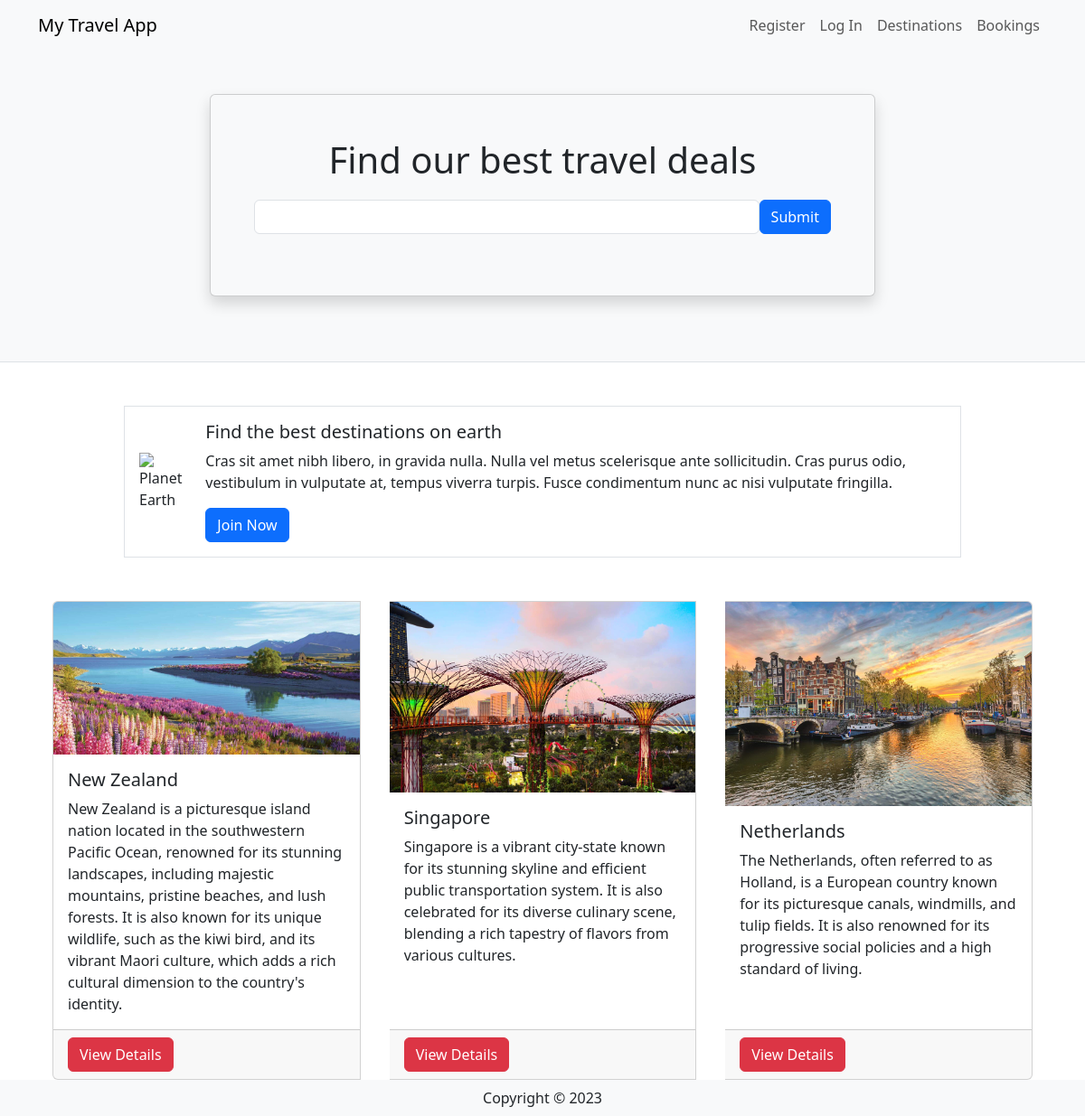
The page / on the database its author committed.
### travel/models.py (models this page shows, shortened)
class Destination(db.Model):
    __tablename__ = 'destinations'
    id = db.Column(db.Integer, primary_key=True)
    name = db.Column(db.String(80))
    description = db.Column(db.String(200))
    image = db.Column(db.String(400))
    currency = db.Column(db.String(3))
    comments = db.relationship('Comment', backref='destination')

### travel/views.py (the view)
@mainbp.route('/')
def index():
    destinations = db.session.scalars(db.select(Destination)).all()
    return render_template('index.html', destinations=destinations)

### travel/templates/index.html
{% extends 'base.html' %}
{% block header %}
      <div class="container">
         <div class="row justify-content-center mt-5 pb-4">
            <div class="col-md-8">
               <div class="card shadow p-5 mb-5 bg-light">
                  <h1 class="text-center mb-3">Find our best travel deals</h1>
                  <form class="form-inline d-flex flex-nowrap" action="{{url_for('main.search')}}" >
                     <input type="text" name="search" class="form-control flex-grow-1 my-1 mr-sm-2" id="SearchForm">
                     <button type="submit" class="flex-shrink-1 btn btn-primary my-1">Submit</button>
                   </form>
               </div>
            </div>
         </div>
      </div>
{% endblock %}
{% block content %}
      <div class="container">
         <div class="row mt-5 mb-5 justify-content-center">
            <div class="col-md-10">
               <div class="media border p-3 d-flex justify-content-start">
                  <img class="align-self-center me-3" style="max-width:120px"
                     src="https://upload.wikimedia.org/wikipedia/commons/thumb/2/22/Earth_Western_Hemisphere_transparent_background.png/600px-Earth_Western_Hemisphere_transparent_background.png"
                     alt="Planet Earth">
                  <div class="align-self-center media-body">
                     <h5 class="mt-0">Find the best destinations on earth</h5>
                     <p class="d-none d-sm-block">Cras sit amet nibh libero, in gravida nulla. Nulla vel metus
                        scelerisque ante sollicitudin. Cras purus odio, vestibulum in vulputate at, tempus viverra
                        turpis. Fusce condimentum nunc ac nisi vulputate fringilla.</p>
                     <a href="#" class="btn btn-primary">Join Now</a>
                  </div>
               </div>
            </div>
         </div>
         <div class="card-group">
            {% for destination in destinations %}
            <div class="card mx-3">
               <img class="card-img-top"
                  src="{{ destination.image }}" alt="destination picture">
               <div class="card-body">
                  <h5 class="card-title">{{ destination.name }}</h5>
                  <p class="card-text">{{ destination.description }}</p>
               </div>
               <div class="card-footer"><a href="{{ url_for('destination.show', id=destination.id) }}" class ="btn btn-danger"> View Details </a></div>
            </div>
            {% endfor %}
         </div>
      </div>
{% endblock %}

### travel/templates/base.html (shortened to what this page needs)
<html>
<head>
   <link href="https://cdn.jsdelivr.net/npm/bootstrap@5.3.2/dist/css/bootstrap.min.css" rel="stylesheet">
</head>
<body>
   <header class="bg-light border-bottom">
      <nav class="navbar navbar-expand-lg navbar-light bg-light">
         <div class="container">
            <a href="/" class="navbar-brand">My Travel App</a>
            <div class="collapse navbar-collapse justify-content-end" id="navbarSupportedContent">
               <div class="navbar-nav ml-auto">
                  {% if current_user.is_authenticated %}
                     <a class="nav-item nav-link disabled text-muted" href="#">Welcome {{current_user.name}}</a>
                     <a class="nav-item nav-link" href="{{ url_for('auth.logout') }}">Log Out</a>
                  {% else %}
                     <a class="nav-item nav-link" href="{{ url_for('auth.register') }}">Register</a>
                     <a class="nav-item nav-link" href="{{ url_for('auth.login') }}">Log In</a>
                  {% endif %}
                  <a class="nav-item nav-link" href="{{ url_for('destination.create') }}">Destinations</a>
                  <a class="nav-item nav-link" href="#">Bookings</a>
               </div>
            </div>
         </div>
      </nav>
      {% block header %}
      {% endblock %}
   </header>
   {% block content %}
   {% endblock %}
    <footer class="footer">
        <div class="text-center py-2 bg-light">
            <span class="text-dark">Copyright &copy; {{ year }}</span>
        </div>
    </footer>
   </body>
</html>

### rows shown on the page
Destination: image (picture), name "New Zealand", description "New Zealand is a picturesque island nation located in the southwestern Pacific Ocean, renowned for its stunning landscapes, including majestic mountains, pristine beaches, and lush forests. It is also known for its unique wildlife, such as the kiwi bird, and its vibrant Maori culture, which adds a rich cultural dimension to the country's identity."
Destination: image (picture), name "Singapore", description "Singapore is a vibrant city-state known for its stunning skyline and efficient public transportation system. It is also celebrated for its diverse culinary scene, blending a rich tapestry of flavors from various cultures."
Destination: image (picture), name "Netherlands", description "The Netherlands, often referred to as Holland, is a European country known for its picturesque canals, windmills, and tulip fields. It is also renowned for its progressive social policies and a high standard of living."
